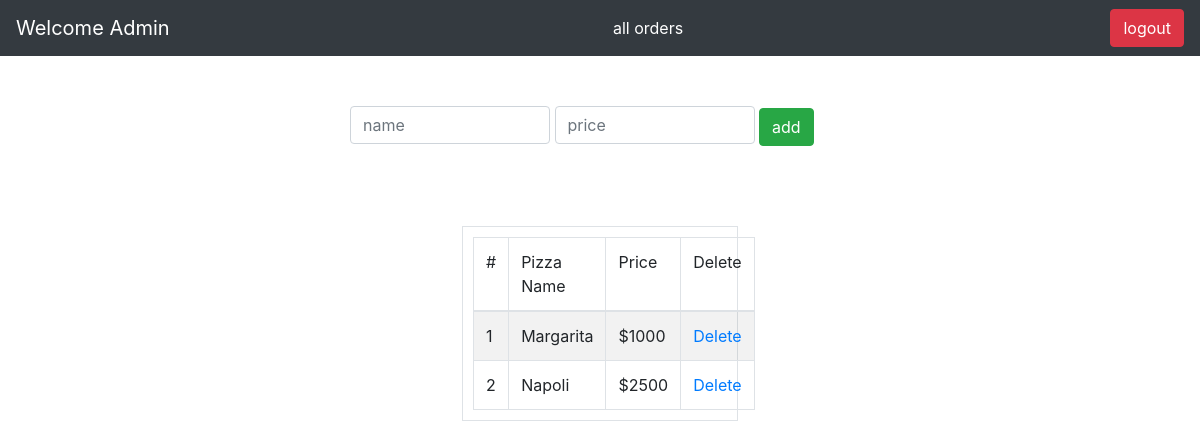
Screenshot of /adminhomepage/ with the database file from the repository.
### pizzaapp/models.py (models this page shows, shortened)
class PizzaModel(models.Model):
	name = models.CharField(max_length = 20)
	price = models.CharField(max_length = 20)

### pizzaapp/views.py (the view)
# urls.py: path('adminhomepage/', views.adminhomepageview, name='adminhomepage'),
def adminhomepageview(request):
	context={'pizzas':PizzaModel.objects.all()}
	return render (request, 'adminhomepage.html', context)

### pizzaapp/templates/adminhomepage.html (shortened to what this page needs)
{% extends 'base.html' %}
{% 	block content %}
<nav class="navbar navbar-dark bg-dark">
  <a class="navbar-brand">Welcome Admin</a>
  <a class="nav-item" style="text-decoration:none; color:white " href="/adminorders/"> all orders </a>
  <a class="btn btn-danger" href="{% url 'adminlogout' %}"> logout </a>
</nav>
<form method="POST" action="/addpizza/">
	<div class="container" style="width:530px; display:block; margin:auto; margin-top: 50px">
		<input type="text" placeholder="name" name="pizza" class="form-control" style="width:200px; display:inline; margin:auto">
		<input type="text" placeholder="price" name="price" class="form-control" style="width:200px; display:inline; margin:auto">
		<input type="submit" name="" value="add" class="btn btn-success" style="display:inline">
	</div>
</form>
<div class="container" style="width:60%; display:block; margin:auto; margin-top: 80px; border:">
	<table style="width:40%; display:block; margin:auto; padding: 10px" class="table table-striped table-bordered table-hover" >
		<thead>
			<tr>
				<td scope="col"> # </td>
				<td scope="col"> Pizza Name </td>
				<td scope="col"> Price </td>
				<td scope="col"> Delete </td>
			</tr>
		</thead>
		<tbody>
		{% if pizzas %}
		{% for pizza in pizzas %}
			<tr>
				<td scope="row"> {{ forloop.counter }} </td>
				<td scope="row"> {{pizza.name}} </td>
				<td> ${{pizza.price}}  </td>
				<td> <center><a href="{% url 'deletepizza' pizza.id %}"> Delete </a> </center> </td>
			</tr>
		{% endfor %}
		{% endif %}
		</tbody>
	</table>
</div>
{% endblock %}

### rows the page displays
PizzaModel: name "Margarita", price "1000"
PizzaModel: name "Napoli", price "2500"
